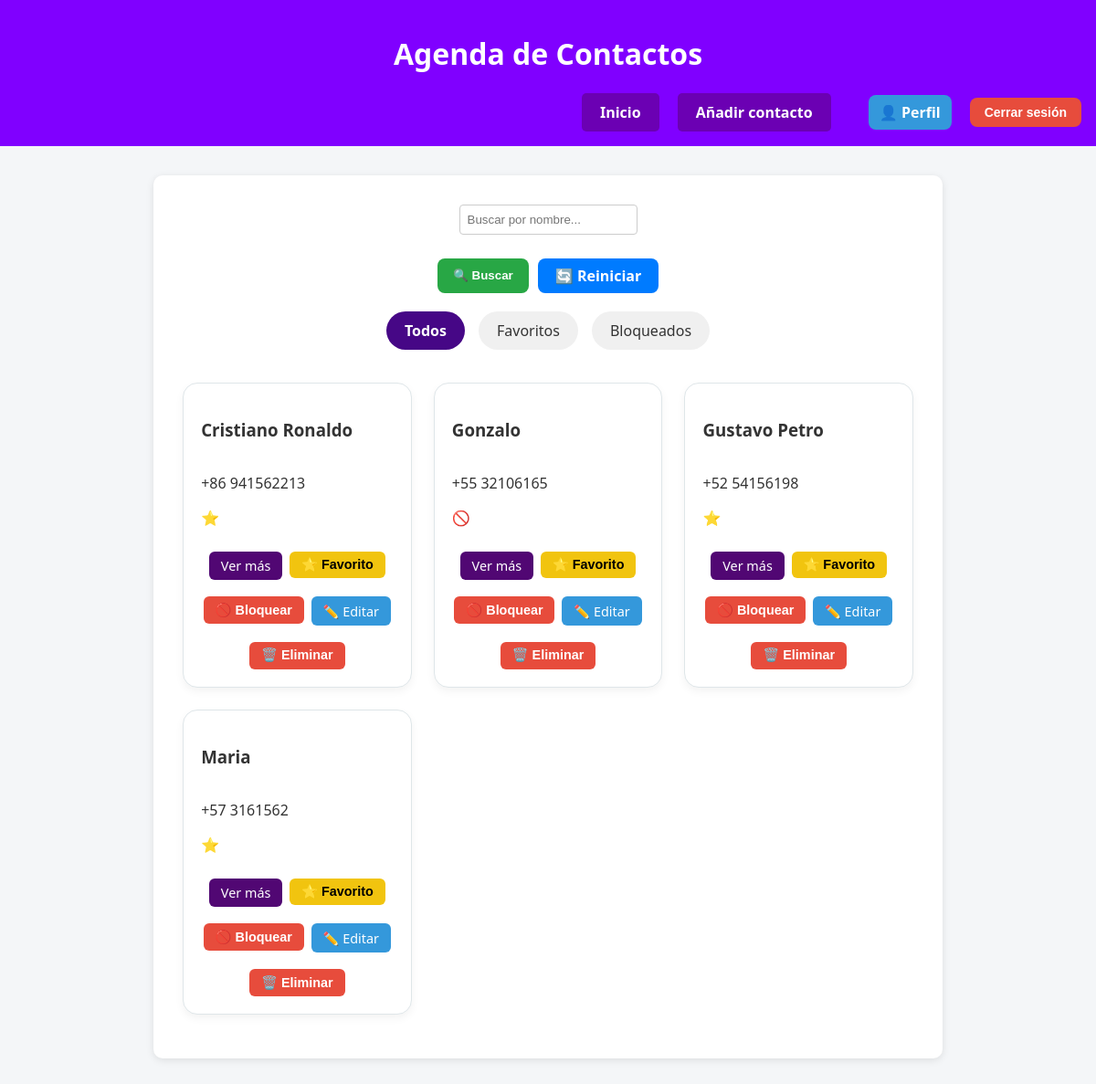
/ (signed in), run on the app's committed database.
### modulo/models.py (models this page shows, shortened)
class Contacto(models.Model):
    nombre = models.CharField(max_length=50)
    prefijo = models.ForeignKey(Prefijo, on_delete=models.SET_NULL, null=True, blank=True)
    numero = models.CharField(max_length=20)
    autor = models.ForeignKey(User, on_delete=models.CASCADE)
    bloqueado = models.BooleanField(default=False)
    favorito = models.BooleanField(default=False)

class Prefijo(models.Model):
    prefijo = models.CharField(max_length=10)
    def __str__(self):
        return self.prefijo

### modulo/views.py (the view)
# urls.py: path('', views.index, name='index'),
@login_required(login_url='login')  # Asegura que el usuario esté logueado
def index(request):
    filtro = request.GET.get('filtro', 'todos')
    buscar = request.GET.get('buscar', '')
    contactos = Contacto.objects.filter(autor=request.user)
    if buscar:
        contactos = contactos.filter(nombre__icontains=buscar)
    if filtro == 'favoritos':
        contactos = contactos.filter(favorito=True)
    elif filtro == 'bloqueados':
        contactos = contactos.filter(bloqueado=True)
    contactos = contactos.order_by('nombre')  # orden alfabético
    return render(request, 'modulo/index.html', {
        'contactos': contactos,
        'filtro': filtro
    })

### modulo/templates/modulo/index.html (shortened to what this page needs)
{% extends 'modulo/base.html' %}
{% block content %}
    {% if user.is_authenticated %}
    <form method="get" class="search-form">
        <input type="text" name="buscar" placeholder="Buscar por nombre..." value="{{ request.GET.buscar }}">
        <div class="button-group">
            <button type="submit" class="buscar-btn">🔍 Buscar</button>
            <a href="{% url 'index' %}" class="reiniciar-btn">🔄 Reiniciar</a>
        </div>
    </form>
        <div class="filtros">
            <a href="?filtro=todos" class="filter-btn {% if filtro == 'todos' %}active{% endif %}">Todos</a>
            <a href="?filtro=favoritos" class="filter-btn {% if filtro == 'favoritos' %}active{% endif %}">Favoritos</a>
            <a href="?filtro=bloqueados" class="filter-btn {% if filtro == 'bloqueados' %}active{% endif %}">Bloqueados</a>
        </div>
        {% if contactos %}
            <div class="contact-grid">
                {% for contacto in contactos %}
                    <div class="contact-card">
                        <h3>{{ contacto.nombre }}</h3>
                        <p>{{ contacto.prefijo }} {{ contacto.numero }}</p>
                        <div class="contact-icons">
                            {% if contacto.favorito %}
                                <span title="Favorito">⭐</span>
                            {% endif %}
                            {% if contacto.bloqueado %}
                                <span title="Bloqueado">🚫</span>
                            {% endif %}
                        </div>
                        <div class="contact-buttons">
                            <a href="{% url 'detalle_contacto' contacto.id %}" class="button small">Ver más</a>
                            <form action="{% url 'toggle_favorito' contacto.id %}" method="post">
                                <button type="submit" class="button small yellow">⭐ Favorito</button>
                            </form>
                            <form action="{% url 'toggle_bloqueado' contacto.id %}" method="post">
                                <button type="submit" class="button small red">🚫 Bloquear</button>
                            </form>
                            <a href="{% url 'editar_contacto' contacto.id %}" class="button small blue">✏️ Editar</a>
                            <form action="{% url 'eliminar_contacto' contacto.id %}" method="post" onsubmit="return confirm('¿Estás seguro que deseas eliminar este contacto?');">
                                <button type="submit" class="button small danger">🗑️ Eliminar</button>
                            </form>
                        </div>
                    </div>
                {% endfor %}
            </div>
        {% else %}
            <p>No tienes contactos guardados.</p>
        {% endif %}
    {% else %}
    <div style="text-align: center; padding: 2rem;">
        <a href="{% url 'login' %}" class="big-login-button">Iniciar sesión para ver tus contactos</a>
    </div>
    {% endif %}
{% endblock %}

### modulo/static/modulo/css/index.css (style rules this page uses)
body { font-family: 'Segoe UI', Tahoma, Geneva, Verdana, sans-serif; margin: 0; padding: 0; background-color: #f4f6f8; color: #333; }
form { display: flex; flex-direction: column; }
form input, form select { padding: 0.5rem; margin-bottom: 1rem; border: 1px solid #ccc; border-radius: 4px; }
button { background-color: #c800ff; color: white; padding: 10px 20px; border: none; border-radius: 8px; font-weight: bold; cursor: pointer; transition: background-color 0.3s ease; }
.contact-grid { display: grid; grid-template-columns: repeat(auto-fit, minmax(240px, 1fr)); gap: 1.5rem; padding: 1rem 0; }
.contact-card { background: #ffffff; border: 1px solid #dfe6e9; border-radius: 16px; padding: 1.2rem; box-shadow: 0 4px 10px rgba(0, 0, 0, 0.05); transition: transform 0.2s ease, box-shadow 0.2s ease; display: flex; flex-direction: column; justify-content: space-between; }
.contact-buttons { margin-top: 1rem; display: flex; flex-wrap: wrap; gap: 0.5rem; justify-content: center; }
.button.small { padding: 0.4rem 0.8rem; font-size: 0.9rem; border-radius: 6px; text-decoration: none; color: white; background-color: #510773; border: none; cursor: pointer; transition: background-color 0.2s ease; }
.button.small.red { background-color: #e74c3c; }
.button.small.yellow { background-color: #f1c40f; color: black; }
.button.small.blue { background-color: #3498db; }
.button.small.danger { background-color: #e74c3c; }
.filtros { display: flex; justify-content: center; margin: 20px 0; gap: 15px; }
.filter-btn { background-color: #f0f0f0; color: #333; padding: 10px 20px; font-size: 1rem; border-radius: 25px; text-decoration: none; transition: background-color 0.3s, color 0.3s, transform 0.3s; display: inline-block; text-align: center; }
.filter-btn.active { background-color: #460786; color: #fff; font-weight: bold; }
.button { padding: 10px 20px; border-radius: 5px; text-decoration: none; display: inline-block; margin-top: 10px; transition: background-color 0.3s; }
.button.small { font-size: 0.9rem; }
.button.yellow { background-color: #ffcc00; color: #fff; }
.button.red { background-color: #e74c3c; color: #fff; }
.button.blue { background-color: #3498db; color: #fff; }
.button.danger { background-color: #e74c3c; color: #fff; }
.search-form { display: flex; flex-direction: column; align-items: center; gap: 10px; }
.button-group { display: flex; gap: 10px; justify-content: center; flex-wrap: wrap; }
.buscar-btn, .reiniciar-btn { padding: 8px 16px; border-radius: 8px; font-weight: bold; cursor: pointer; text-align: center; text-decoration: none; display: inline-block; min-width: 100px; }
.buscar-btn { background-color: #28a745; color: white; border: none; }
.reiniciar-btn { background-color: #007bff; color: white; border: none; }

### data on the page
Contacto: nombre "Cristiano Ronaldo", prefijo "+86", numero "941562213"
Contacto: nombre "Gonzalo", prefijo "+55", numero "32106165"
Contacto: nombre "Gustavo Petro", prefijo "+52", numero "54156198"
Contacto: nombre "Maria", prefijo "+57", numero "3161562"
